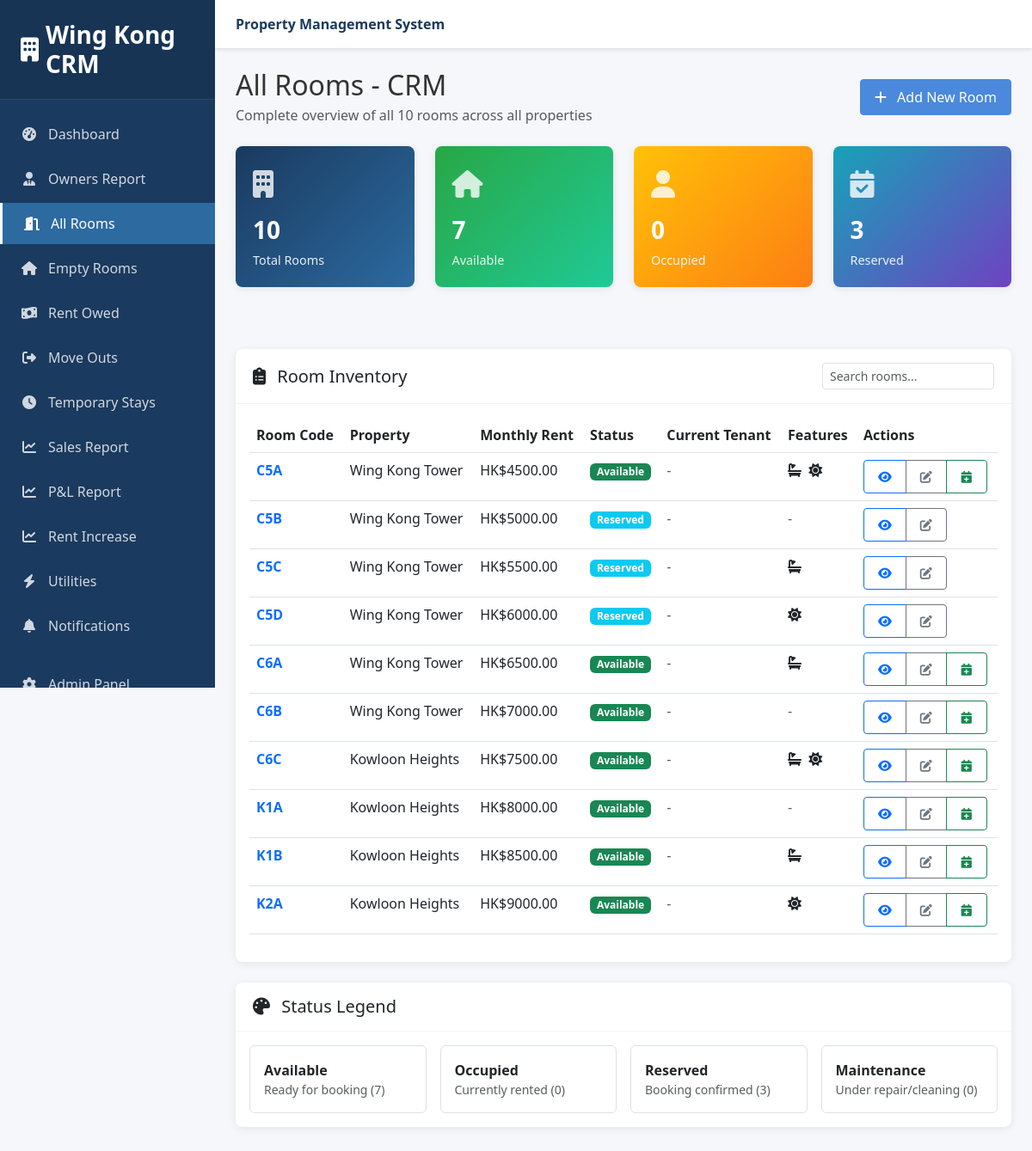
Before: /crm/rooms/ (signed in) with the older database file.
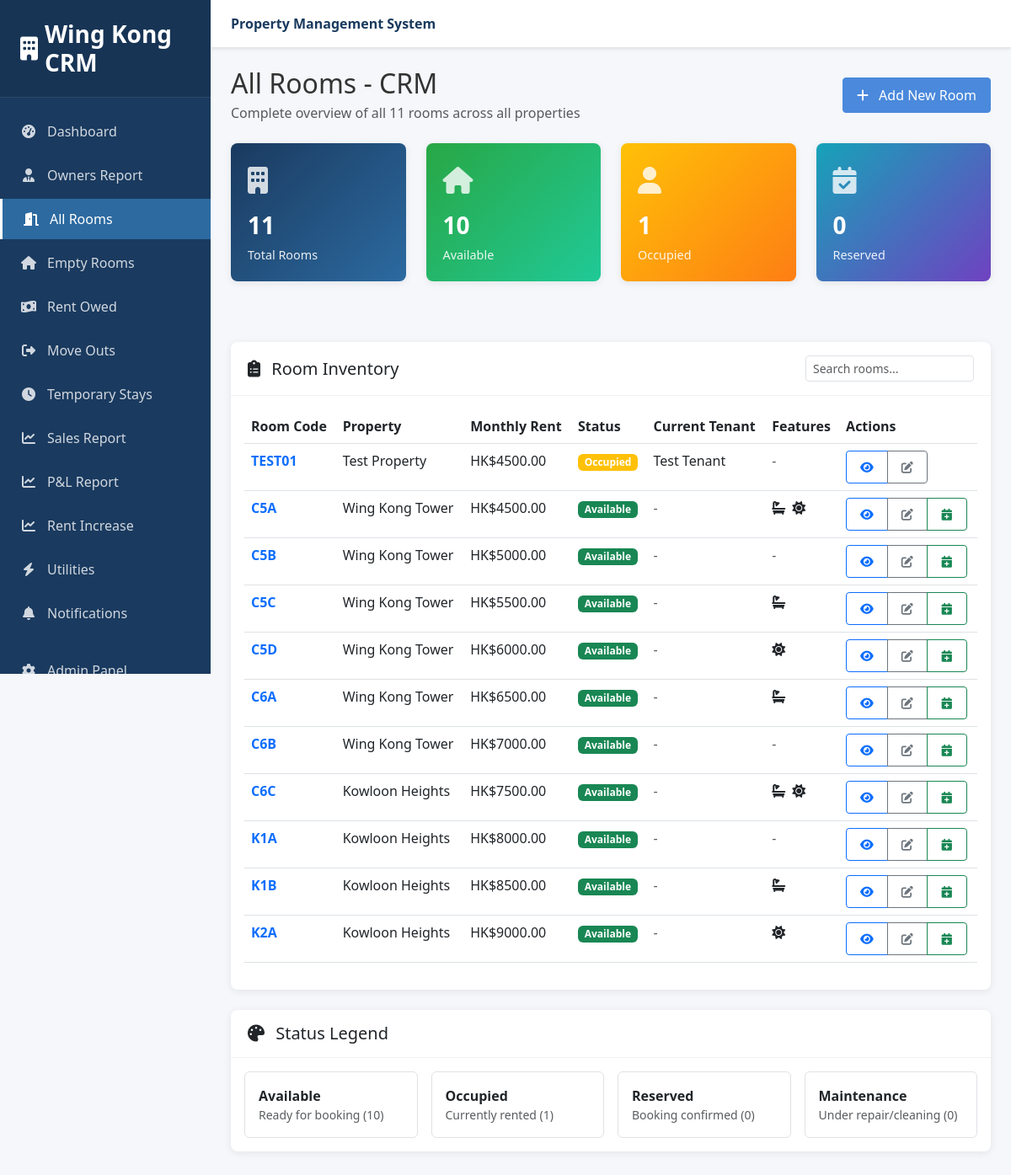
After: the same page with the newer database file.
### properties/models.py (models this page shows, shortened)
class Room(models.Model):
    ROOM_STATUS = [
        ('available', 'Available'),  # Ready for booking
        ('reserved', 'Reserved'),  # Booking confirmed, deposit paid
        ('occupied', 'Occupied'),  # Tenant actively living there
        ('maintenance', 'Under Maintenance'),  # Being repaired/cleaned
        ('temporary', 'Temporary Stay'),  # Short-term temporary occupancy
        ('cleaning', 'Being Cleaned'),  # Between tenants, being cleaned
    ]
    property = models.ForeignKey(Property, on_delete=models.CASCADE, related_name='rooms')
    room_code = models.CharField(max_length=10, unique=True)  # c5a, c5b, etc.
    room_number = models.CharField(max_length=20)
    description = models.TextField(blank=True)
    monthly_rent = models.DecimalField(max_digits=10, decimal_places=2, validators=[MinValueValidator(Decimal('0.01'))])
    deposit_amount = models.DecimalField(max_digits=10, decimal_places=2, default=2500.00)
    status = models.CharField(max_length=20, choices=ROOM_STATUS, default='available')
    photos = models.JSONField(default=list, blank=True)
    videos = models.JSONField(default=list, blank=True)
    post_ad_price = models.DecimalField(
        max_digits=10, decimal_places=2,
        null=True, blank=True,
        help_text="Price advertised to public (for rent increase detection)"
    )
    size_sqft = models.DecimalField(max_digits=8, decimal_places=2, null=True, blank=True)
    has_private_bathroom = models.BooleanField(default=False)
    has_balcony = models.BooleanField(default=False)
    created_at = models.DateTimeField(auto_now_add=True)
    updated_at = models.DateTimeField(auto_now=True)
    class Meta:
        ordering = ['room_code']
    def get_current_booking(self):
        today = timezone.now().date()
        try:
            return self.booking_set.filter(
                status='active',
                move_in_date__lte=today,
                move_out_date__gte=today
            ).first()
        except:
            return None

class Property(models.Model):
    PROPERTY_TYPES = [
        ('apartment', 'Apartment'),
        ('building', 'Building'),
    ]
    name = models.CharField(max_length=200)
    address = models.TextField()
    property_type = models.CharField(max_length=20, choices=PROPERTY_TYPES)
    total_rooms = models.IntegerField()
    created_at = models.DateTimeField(auto_now_add=True)
    updated_at = models.DateTimeField(auto_now=True)

### bookings/models.py (models this page shows, shortened)
class Booking(models.Model):
    BOOKING_STATUS = [
        ('pending', 'Pending'),  # Booking created but not confirmed
        ('confirmed', 'Confirmed'),  # Deposit paid, room reserved
        ('active', 'Active'),  # Tenant moved in
        ('completed', 'Completed'),  # Tenant moved out successfully
        ('cancelled', 'Cancelled'),  # Booking cancelled
        ('terminated', 'Terminated'),  # Contract terminated early
    ]
    PAYMENT_STATUS = [
        ('pending', 'Pending'),
        ('deposit_paid', 'Deposit Paid'),
        ('fully_paid', 'Fully Paid'),
        ('overdue', 'Overdue'),
    ]
    tenant = models.ForeignKey(Tenant, on_delete=models.CASCADE)
    room = models.ForeignKey(Room, on_delete=models.CASCADE)
    move_in_date = models.DateField()
    move_out_date = models.DateField()
    duration_months = models.IntegerField(help_text="Duration of stay in months")
    status = models.CharField(max_length=20, choices=BOOKING_STATUS, default='pending')
    payment_status = models.CharField(max_length=20, choices=PAYMENT_STATUS, default='pending')
    monthly_rent = models.DecimalField(max_digits=10, decimal_places=2)
    deposit_paid = models.DecimalField(max_digits=10, decimal_places=2, default=0)
    total_amount_paid = models.DecimalField(max_digits=10, decimal_places=2, default=0)
    booking_date = models.DateTimeField(auto_now_add=True)
    confirmed_date = models.DateTimeField(null=True, blank=True)
    actual_move_in_date = models.DateField(null=True, blank=True)
    actual_move_out_date = models.DateField(null=True, blank=True)
    special_requests = models.TextField(blank=True)
    class Meta:
        ordering = ['-booking_date']

### tenants/models.py (models this page shows, shortened)
class Tenant(models.Model):
    GENDER_CHOICES = [
        ('male', 'Male'),
        ('female', 'Female'),
        ('other', 'Other'),
    ]
    user = models.OneToOneField(User, on_delete=models.CASCADE, null=True, blank=True)
    full_name = models.CharField(max_length=200)
    hkid_number = models.CharField(
        max_length=20,
        unique=True,
        blank=True,
        null=True,
        validators=[RegexValidator(regex='^[A-Z]{1,2}[0-9]{6}\\([0-9A]\\)$', message='Enter valid HKID format')]
    )
    passport_number = models.CharField(max_length=50, blank=True, null=True)
    nationality = models.CharField(max_length=100)
    date_of_birth = models.DateField()
    gender = models.CharField(max_length=10, choices=GENDER_CHOICES)
    phone_number = models.CharField(max_length=20)
    whatsapp_number = models.CharField(max_length=20, blank=True, null=True)
    emergency_contact_name = models.CharField(max_length=200, blank=True)
    emergency_contact_phone = models.CharField(max_length=20, blank=True)
    resume = models.FileField(upload_to='tenant_resumes/', null=True, blank=True)
    job_search_status = models.BooleanField(default=False)
    created_at = models.DateTimeField(auto_now_add=True)
    updated_at = models.DateTimeField(auto_now=True)

### properties/views.py (the view)
# urls.py: path('crm/rooms/', views.crm_room_list, name='crm_room_list'),
@staff_required
def crm_room_list(request):
    rooms = Room.objects.all().select_related('property').order_by('room_code')
    total_rooms = rooms.count()
    available_rooms = rooms.filter(status='available').count()
    occupied_rooms = rooms.filter(status='occupied').count()
    reserved_rooms = rooms.filter(status='reserved').count()
    maintenance_rooms = rooms.filter(status='maintenance').count()
    context = {
        'rooms': rooms,
        'title': 'All Rooms - CRM',
        'stats': {
            'total_rooms': total_rooms,
            'available_rooms': available_rooms,
            'occupied_rooms': occupied_rooms,
            'reserved_rooms': reserved_rooms,
            'maintenance_rooms': maintenance_rooms,
        }
    }
    return render(request, 'properties/crm_room_list.html', context)

### properties/views.py (called while the page is built)
def staff_required(view_func):
    decorated_view_func = login_required(user_passes_test(
        lambda u: u.is_staff,
        login_url='/admin/login/'
    )(view_func))
    return decorated_view_func

### templates/properties/crm_room_list.html (shortened to what the changed rows need)
{% extends 'reports/base.html' %}
{% block content %}
<div class="d-flex justify-content-between align-items-center mb-4">
    <div>
        <h2 class="mb-1">{{ title }}</h2>
        <p class="text-muted mb-0">Complete overview of all {{ stats.total_rooms }} rooms across all properties</p>
    </div>
</div>
<div class="row mb-4">
    <div class="col-xl-3 col-md-6 mb-4">
        <div class="stats-card primary">
            <div class="stats-icon">
                <i class="fas fa-building"></i>
            </div>
            <div class="stats-number">{{ stats.total_rooms }}</div>
            <div class="stats-label">Total Rooms</div>
        </div>
    </div>
    <div class="col-xl-3 col-md-6 mb-4">
        <div class="stats-card success">
            <div class="stats-icon">
                <i class="fas fa-home"></i>
            </div>
            <div class="stats-number">{{ stats.available_rooms }}</div>
            <div class="stats-label">Available</div>
        </div>
    </div>
    <div class="col-xl-3 col-md-6 mb-4">
        <div class="stats-card warning">
            <div class="stats-icon">
                <i class="fas fa-user"></i>
            </div>
            <div class="stats-number">{{ stats.occupied_rooms }}</div>
            <div class="stats-label">Occupied</div>
        </div>
    </div>
    <div class="col-xl-3 col-md-6 mb-4">
        <div class="stats-card info">
            <div class="stats-icon">
                <i class="fas fa-calendar-check"></i>
            </div>
            <div class="stats-number">{{ stats.reserved_rooms }}</div>
            <div class="stats-label">Reserved</div>
        </div>
    </div>
</div>
<div class="card">
    <div class="card-body">
        {% if rooms %}
        <div class="table-responsive">
            <table class="table table-hover">
                <thead>
                    <tr>
                        <th>Room Code</th>
                        <th>Property</th>
                        <th>Monthly Rent</th>
                        <th>Status</th>
                        <th>Current Tenant</th>
                        <th>Features</th>
                        <th>Actions</th>
                    </tr>
                </thead>
                <tbody>
                    {% for room in rooms %}
                    <tr>
                        <td>
                            <a href="{% url 'properties:crm_room_detail' room_code=room.room_code %}" class="text-decoration-none fw-bold">
                                {{ room.room_code|upper }}
                            </a>
                        </td>
                        <td>{{ room.property.name }}</td>
                        <td>HK${{ room.monthly_rent }}</td>
                        <td>
                            {% if room.status == 'available' %}
                                <span class="badge bg-success">Available</span>
                            {% elif room.status == 'occupied' %}
                                <span class="badge bg-warning">Occupied</span>
                            {% elif room.status == 'reserved' %}
                                <span class="badge bg-info">Reserved</span>
                            {% elif room.status == 'maintenance' %}
                                <span class="badge bg-danger">Maintenance</span>
                            {% else %}
                                <span class="badge bg-secondary">{{ room.get_status_display }}</span>
                            {% endif %}
                        </td>
                        <td>
                            {% with current_booking=room.get_current_booking %}
                                {% if current_booking %}
                                    {{ current_booking.tenant.full_name }}
                                {% else %}
                                    <span class="text-muted">-</span>
                                {% endif %}
                            {% endwith %}
                        </td>
                        <td>
                            {% if room.has_private_bathroom %}<i class="fas fa-bath me-1" title="Private Bathroom"></i>{% endif %}
                            {% if room.has_balcony %}<i class="fas fa-sun me-1" title="Balcony"></i>{% endif %}
                            {% if not room.has_private_bathroom and not room.has_balcony %}
                                <span class="text-muted">-</span>
                            {% endif %}
                        </td>
                        <td>
                            <div class="btn-group" role="group">
                                <a href="{% url 'properties:crm_room_detail' room_code=room.room_code %}"
                                   class="btn btn-sm btn-outline-primary">
                                    <i class="fas fa-eye"></i>
                                </a>
                                <a href="/admin/properties/room/{{ room.id }}/change/"
                                   class="btn btn-sm btn-outline-secondary" target="_blank">
                                    <i class="fas fa-edit"></i>
                                </a>
                                {% if room.status == 'available' %}
                                <a href="/admin/bookings/booking/add/?room={{ room.id }}"
                                   class="btn btn-sm btn-outline-success" target="_blank">
                                    <i class="fas fa-calendar-plus"></i>
                                </a>
                                {% endif %}
                            </div>
                        </td>
                    </tr>
                    {% endfor %}
                </tbody>
            </table>
        </div>
        {% endif %}
    </div>
</div>
<div class="card">
    <div class="card-body">
        <div class="row g-3">
            <div class="col-md-3 col-sm-6">
                <div class="d-flex align-items-center p-3 border rounded">
                    <div>
                        <strong>Available</strong>
                        <div class="text-muted small">Ready for booking ({{ stats.available_rooms }})</div>
                    </div>
                </div>
            </div>
            <div class="col-md-3 col-sm-6">
                <div class="d-flex align-items-center p-3 border rounded">
                    <div>
                        <strong>Occupied</strong>
                        <div class="text-muted small">Currently rented ({{ stats.occupied_rooms }})</div>
                    </div>
                </div>
            </div>
            <div class="col-md-3 col-sm-6">
                <div class="d-flex align-items-center p-3 border rounded">
                    <div>
                        <strong>Reserved</strong>
                        <div class="text-muted small">Booking confirmed ({{ stats.reserved_rooms }})</div>
                    </div>
                </div>
            </div>
        </div>
    </div>
</div>
{% endblock %}

Changed rows visible on the page:
added Room: room_code "TEST01", property.name "Test Property", monthly_rent "4500.00", status "Occupied", get_current_booking.tenant.full_name "Test Tenant"
changed Room (number 3 of 11 on the later page): status "Reserved" → "Available"
changed Room (number 4 of 11 on the later page): status "Reserved" → "Available"
changed Room (number 5 of 11 on the later page): status "Reserved" → "Available"
Other visible differences:
{{ stats.total_rooms }}: "10" → "11"
{{ stats.available_rooms }}: "7" → "10"
{{ stats.occupied_rooms }}: "0" → "1"
{{ stats.reserved_rooms }}: "3" → "0"
